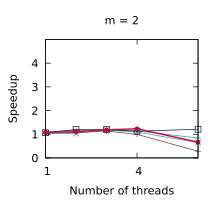

Here is the gnuplot script that generated this plot:
set title "m = 2"
set terminal pdf size 2.2,2.0
set output "./results/Scans_n___4,194,304,_m___2.pdf"
set key off
set xrange [1:6]
set xtics (1, 4)
set xlabel "Number of threads"
set yrange [0:5]
set ytics (0, 1, 2, 3, 4)
set ylabel "Speedup"
plot './results/Scans_n___4,194,304,_m___2.dat' using 1:2 title "Outer parallelism" pointsize 0.7 lw 1 pt 1 linecolor rgb "#24A793" with linespoints, \
  './results/Scans_n___4,194,304,_m___2.dat' using 1:3 title "Inner parallelism" pointsize 0.7 lw 1 pt 2 linecolor rgb "#5287C6" with linespoints, \
  './results/Scans_n___4,194,304,_m___2.dat' using 1:4 title "OpenMP" pointsize 0.7 lw 1 pt 4 linecolor rgb "#001240" with linespoints, \
  './results/Scans_n___4,194,304,_m___2.dat' using 1:5 title "Work assisting (our)" pointsize 0.4 lw 2 pt 7 linecolor rgb "#C00A35" with linespoints
